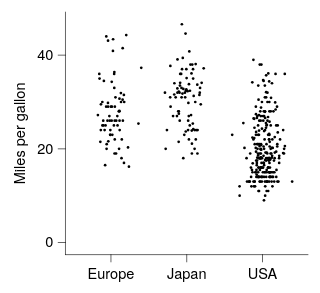

Write a Vega-Lite specification for this figure.
### Vega-Lite specification from a JSON file in a GitHub repository (floating-point values rounded to 4 significant figures; data arrays with more than 128 entries replaced by an {"elided": "..."} marker saying what was removed)
{"background": null, "config": {"arc": {"fill": "#DBDBDB", "fillOpacity": 1.0, "innerRadius": 25.0, "padAngle": 0.03, "stroke": "black", "strokeOpacity": 1, "strokeWidth": 0.25}, "area": {"fill": "#DBDBDB", "fillOpacity": 1.0, "stroke": "black", "strokeOpacity": 1, "strokeWidth": 0.25}, "axis": {"domain": true, "domainCap": "round", "domainColor": "black", "domainWidth": 0.25, "grid": false, "gridCap": "round", "gridColor": "#F1F1F1", "gridDash": [0, 0], "gridOpacity": 1.0, "gridWidth": 0.25, "labelColor": "black", "labelFont": "Helvetica Neue, HelveticaNeue, Helvetica, Arial, sans-serif", "labelFontSize": 6, "labelFontStyle": "normal", "labelFontWeight": 400, "offset": 0, "ticks": true, "tickCap": "round", "tickColor": "black", "tickRound": false, "tickSize": 3, "tickWidth": 0.25, "titleColor": "black", "titleFont": "Helvetica Neue, HelveticaNeue, Helvetica, Arial, sans-serif", "titleFontSize": 6, "titleFontStyle": "normal", "titleFontWeight": 400}, "axisX": {"domain": true, "labelAlign": "center", "labelAngle": 0, "labels": true, "ticks": true, "translate": 0}, "axisY": {"domain": true, "labelAlign": "right", "labelAngle": 0, "labels": true, "ticks": true, "translate": 0}, "axisRight": {"domain": true, "labelAlign": "left", "labelAngle": 0, "labels": true, "ticks": true, "translate": 0}, "axisTop": {"domain": true, "labelAlign": "center", "labelAngle": 0, "labels": true, "ticks": true, "translate": 0}, "axisBand": {"tickOffset": 0}, "bar": {"fill": "#DBDBDB", "fillOpacity": 1.0, "stroke": "black", "strokeOpacity": 1, "strokeWidth": 0.25}, "boxplot": {"size": 9.0, "ticks": {"cornerRadius": 0.25, "fill": "black", "opacity": 1, "size": 4.5, "thickness": 0.25}, "box": {"fillOpacity": 1.0, "stroke": "black", "strokeOpacity": 1, "strokeWidth": 0.25}, "median": {"cornerRadius": 0, "fill": "black", "fillOpacity": 1.0, "opacity": 1, "size": 9.0, "thickness": 0.25}, "rule": {"fill": "black", "fillOpacity": 1.0, "size": 10.0, "stroke": "black", "strokeDash": [0, 0], "strokeOpacity": 1, "strokeWidth": 0.25}, "outliers": {"color": "black", "fill": "black", "fillOpacity": 1.0, "size": 0, "stroke": "black", "strokeOpacity": 1, "strokeWidth": 0.25}}, "circle": {"fill": "black", "fillOpacity": 1.0, "size": 1.25, "stroke": null, "strokeOpacity": 1, "strokeWidth": 0.25}, "errorband": {"band": {"fillOpacity": 0.6, "stroke": null, "strokeWidth": 0.25, "strokeOpacity": 1}, "borders": {"opacity": 0, "strokeOpacity": 1, "strokeWidth": 0.25}}, "errorbar": {"opacity": 1, "rule": {"strokeDash": [0, 0], "strokeWidth": 0.25}, "ticks": {"color": "black", "cornerRadius": 0.125, "opacity": 1, "size": 6.0, "thickness": 0.25}, "thickness": 0.25}, "font": "Helvetica Neue, HelveticaNeue, Helvetica, Arial, sans-serif", "geoshape": {"fill": "#DBDBDB", "fillOpacity": 1.0, "stroke": "black", "strokeOpacity": 1, "strokeWidth": 0.25}, "header": {"labelColor": "black", "labelFont": "Helvetica Neue, HelveticaNeue, Helvetica, Arial, sans-serif", "labelFontSize": 6, "labelFontStyle": "normal", "labelFontWeight": 400, "titleColor": "black", "titleFont": "Helvetica Neue, HelveticaNeue, Helvetica, Arial, sans-serif", "titleFontSize": 6, "titleFontStyle": "normal", "titleFontWeight": 400, "titlePadding": 0}, "legend": {"disable": false, "offset": 4.5, "titlePadding": 4, "labelOffset": 2, "gradientLabelOffset": 2, "columnPadding": 4, "rowPadding": 2, "gradientLength": 50.0, "gradientThickness": 5.0, "gradientOpacity": 1.0, "gradientStrokeColor": "black", "gradientStrokeWidth": 0.25, "labelColor": "black", "labelFont": "Helvetica Neue, HelveticaNeue, Helvetica, Arial, sans-serif", "labelFontSize": 6, "labelFontStyle": "normal", "labelFontWeight": 400, "strokeColor": "black", "strokeWidth": 0, "symbolSize": 36, "symbolStrokeColor": "black", "symbolStrokeWidth": 0.25, "titleColor": "black", "titleFont": "Helvetica Neue, HelveticaNeue, Helvetica, Arial, sans-serif", "titleFontSize": 6, "titleFontStyle": "normal", "titleFontWeight": 400}, "line": {"color": "black", "stroke": "black", "strokeCap": "butt", "strokeDash": [0, 0], "strokeOpacity": 1, "strokeWidth": 0.5}, "point": {"filled": true, "fill": "#DBDBDB", "fillOpacity": 1.0, "size": 5.0, "stroke": "black", "strokeOpacity": 1, "strokeWidth": 0.25}, "range": {"category": ["#B2B2B2", "#4A7CD3", "#008542", "#664CAF", "#509F98", "#636363", "#284F93", "#005226", "#382864", "#285753"], "diverging": {"scheme": ["#443E60", "#5F597E", "#7C759B", "#9994B6", "#B7B4CC", "#D6D5DC", "#F6F6F6", "#D1DAD9", "#A4C2BF", "#7AA9A4", "#578E89", "#37736E", "#1B5954"]}, "heatmap": {"scheme": ["#440154", "#472270", "#433E82", "#38598C", "#2C728E", "#238A8D", "#24A086", "#39B578", "#5DC862", "#96D646", "#CAE02D", "#FDE724"]}, "ordinal": {"scheme": ["#F1F1F1", "#DBDBDB", "#C6C6C6", "#B2B2B2", "#9D9D9D", "#898989", "#767676", "#636363", "#515151", "#404040", "#2F2F2F", "#1F1F1F"]}, "ramp": {"scheme": ["#440154", "#472270", "#433E82", "#38598C", "#2C728E", "#238A8D", "#24A086", "#39B578", "#5DC862", "#96D646", "#CAE02D", "#FDE724"]}}, "rule": {"color": "black", "stroke": "black", "strokeCap": "round", "strokeDash": [2, 2], "strokeOpacity": 1, "strokeWidth": 0.25}, "scale": {"barBandPaddingInner": 0.1, "rectBandPaddingInner": 0, "tickBandPaddingInner": 0.1, "bandPaddingOuter": 0.1, "bandWithNestedOffsetPaddingInner": 0.2, "bandWithNestedOffsetPaddingOuter": 0.2, "offsetBandPaddingInner": 0, "offsetBandPaddingOuter": 0, "continuousPadding": 5.0, "round": false}, "rect": {"fill": "#DBDBDB", "fillOpacity": 1.0, "stroke": "black", "strokeOpacity": 1, "strokeWidth": 0.25}, "square": {"fill": "#DBDBDB", "fillOpacity": 1.0, "size": 10.0, "stroke": "black", "strokeOpacity": 1, "strokeWidth": 0.25}, "text": {"color": "black", "font": "Helvetica Neue, HelveticaNeue, Helvetica, Arial, sans-serif", "fontSize": 6, "fontStyle": "normal", "fontWeight": 400}, "tick": {"color": "black", "cornerRadius": 0.125, "opacity": 1.0, "size": 9.0, "thickness": 0.25}, "title": {"anchor": "middle", "frame": "group", "color": "black", "font": "Helvetica Neue, HelveticaNeue, Helvetica, Arial, sans-serif", "fontSize": 6, "fontStyle": "normal", "fontWeight": 400, "subtitleColor": "black", "subtitleFont": "Helvetica Neue, HelveticaNeue, Helvetica, Arial, sans-serif", "subtitleFontSize": 6, "subtitleFontStyle": "normal", "subtitleFontWeight": 400}, "trail": {"color": "black", "opacity": 1, "size": 0.5}, "view": {"continuousWidth": 100, "continuousHeight": 100, "discreteWidth": 100, "discreteHeight": 100, "fill": null, "stroke": null, "strokeWidth": 0.25}}, "data": {"name": "data-5a85ede2053d4aec77293cfb476ae07b"}, "mark": {"type": "circle"}, "encoding": {"x": {"field": "Origin", "title": null, "type": "nominal"}, "xOffset": {"field": "jitter_x", "type": "quantitative"}, "y": {"field": "Miles_per_Gallon", "title": "Miles per gallon", "type": "quantitative", "scale": {"nice": false}}}, "$schema": "https://vega.github.io/schema/vega-lite/v6.4.1.json", "datasets": {"data-5a85ede2053d4aec77293cfb476ae07b": {"elided": "398 records"}}}
